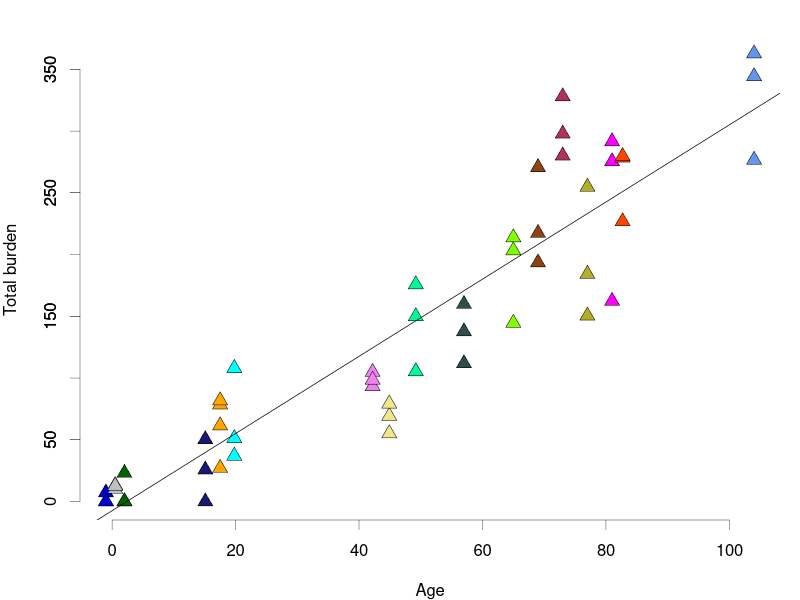

Source code (R):
#!/usr/bin/env Rscript

library(data.table)
library(lme4)
library(lmerTest)

muttab <- fread('Collected_SCAN2_sIndel_burdens.csv')

donors <- unique(muttab$donor)
colors <- sapply(donors, function(dn) muttab[donor==dn]$color[1])
ages <- sapply(donors, function(dn) muttab[donor==dn,]$age[1])

# The yellow color in the table is too bright.
muttab[muttab$donor=='5219',]$color <- "#B1AF27"


# Simple linear models for each
# Mixed-effects model: allow a donor-specific offset to remove the
# independence assumption between measurements.
plm <- lmer(burden ~ age + (1 | donor),
    data=muttab[amp=='PTA',])
mlm <- lmer(burden ~ age + (1 | donor),
    data=muttab[amp=='MDA',])
mlm2 <- lmer(burden ~ age + (1 | donor),
    data=muttab[amp=='MDA' & donor != 5219,])
cat('------------------ PTA --------------------\n')
print(summary(plm))
cat('------------------ MDA --------------------\n')
print(summary(mlm))
cat('------------------ MDA (no 5219) ----------\n')
print(summary(mlm2))



muttab <- muttab[muttab$amp=='PTA',]  # Only PTA for indel panels b-d

pdf(width=1.9, height=1.8, pointsize=5, file='panel_b.pdf')
par(mar=c(4,4,1,1))
plot(muttab$plotage, muttab$burden,
    ylim=c(0,375),
    pch=ifelse(muttab$amp=='PTA', 24, 1),
    col=ifelse(muttab$amp=='PTA', 'black', muttab$color),  # color is the point outline
    lwd=ifelse(muttab$amp=='PTA', 1, 2)/2,
    bg=muttab$color, xaxt='n', yaxt='n', bty='n',
    xlab='Age', ylab='Total burden', main='', cex=1.5)
axis(side=1, at=c(0,20,40,60,80,100), lwd=0.35, lwd.ticks=0.35)
axis(side=2, at=c(0,50,100,150,200,250,300,350),
    labels=c(0,50,'',150,'',250,'',350), lwd=0.35, lwd.ticks=0.35)
# I think R decides we don't have enough space for all the labels.
# This overrides it.
for (x in c(50,150,250,350))
    axis(side=2, at=x, lwd=0.35, lwd.ticks=0.35)

abline(coef=fixef(plm), lwd=2*0.35)

dev.off()
